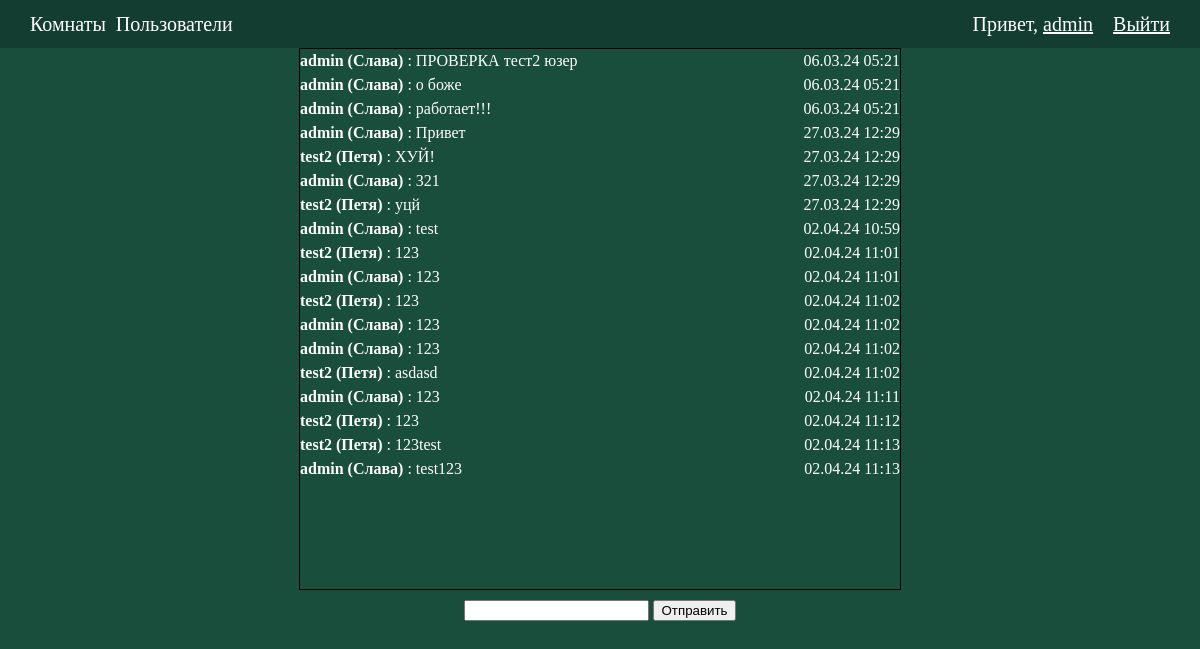
The page /chats/test2 (signed in) on the database as committed earlier.
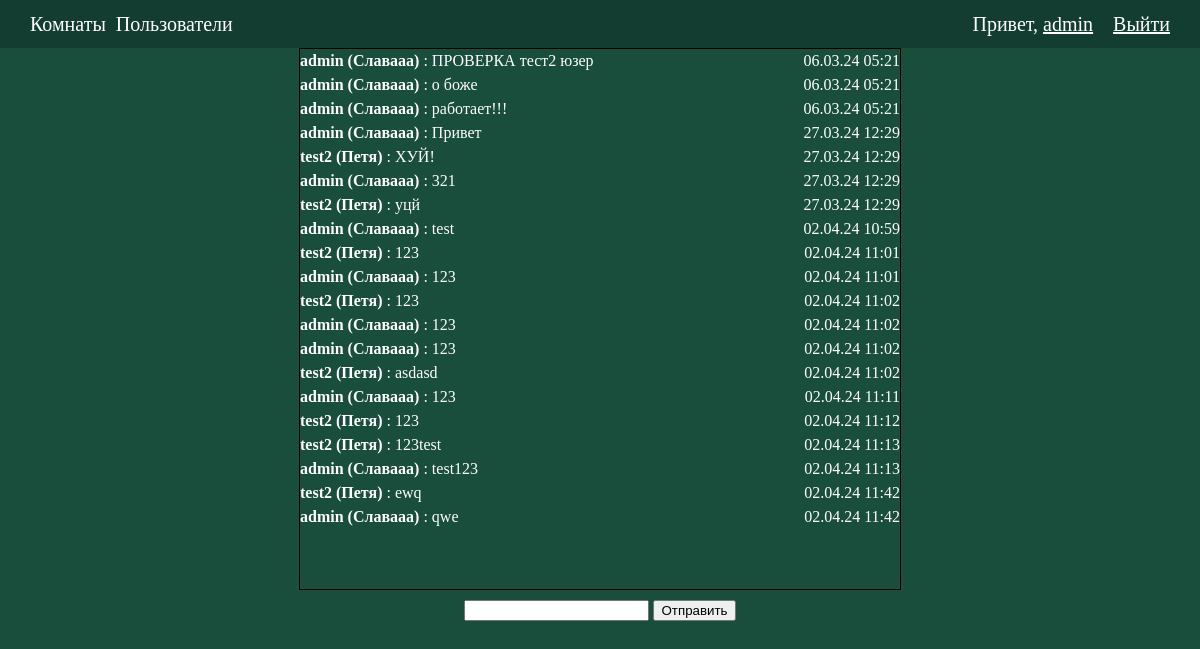
The same page on the database as committed later.
### social/models.py (models this page shows)
class Message(models.Model):
    text = models.TextField()
    sender = models.ForeignKey(User, on_delete=models.CASCADE)
    room = models.ForeignKey(Room, on_delete=models.CASCADE)
    time = models.DateTimeField(auto_now_add=True)
    class Meta:
        ordering = ('time',)

### social/views.py (the view)
# urls.py: path('chats/<slug:username>', usertouserchat, name='usertouserchat'),
@login_required
def usertouserchat(request, username):
    chat = Room.objects.filter(ischat=True, members=request.user).filter(members=User.objects.get(username=username)).first()
    if not chat:
        chat = Room.objects.create(ischat=True)
        chat.members.add(request.user, User.objects.get(username=username))
    messages = Message.objects.filter(room=chat)
    context = {
        'title': f'Чат с {username}',
        'messages': messages,
        'chat_id': chat.id,
    }
    return render(request, 'chat.html', context)

### social/templates/chat.html (shortened to what this page needs)
{% extends 'base.html' %}
{% load static %}
{% block content %}
<div class="chatcontainer">
    <div class="listmsgs">
        {% for message in messages %}
            <div class="divmessage">
                <div class="messagetext">
                    <p><b>{{message.sender}}{% if message.sender.first_name%} ({{message.sender.first_name}}) {% endif %}</b>: {{message.text}}</p>
                </div>
                <div class="messagetime">
                    <p>{{message.time|date:"d.m.y H:i" }}</p>
                </div>
            </div>
        {% endfor %}
    </div>
    <div class="sendmsgdiv">
        <form method="" onsubmit="return false;">
            <input id="msgtxt" name="textmsg" autocomplete="off"  >
            <button id="btn" type="submit">Отправить</button>
        </form>
    </div>
</div>
{% endblock %}

Rows that differ between the two databases and show on the page:
changed through a linked row, Message "ПРОВЕРКА тест2 юзер": sender.first_name "Слава" → "Славааа"
changed through a linked row, Message "о боже": sender.first_name "Слава" → "Славааа"
changed through a linked row, Message "работает!!!": sender.first_name "Слава" → "Славааа"
changed through a linked row, Message "Привет": sender.first_name "Слава" → "Славааа"
changed through a linked row, Message (number 6 of 20 on the later page): sender.first_name "Слава" → "Славааа"
changed through a linked row, Message "test": sender.first_name "Слава" → "Славааа"
changed through a linked row, Message (number 10 of 20 on the later page): sender.first_name "Слава" → "Славааа"
changed through a linked row, Message (number 12 of 20 on the later page): sender.first_name "Слава" → "Славааа"
changed through a linked row, Message (number 13 of 20 on the later page): sender.first_name "Слава" → "Славааа"
changed through a linked row, Message (number 15 of 20 on the later page): sender.first_name "Слава" → "Славааа"
changed through a linked row, Message "test123": sender.first_name "Слава" → "Славааа"
added Message: sender "test2", sender.first_name "Петя", text "ewq", time "02.04.24 11:42"
added Message: sender "admin", sender.first_name "Славааа", text "qwe", time "02.04.24 11:42"
